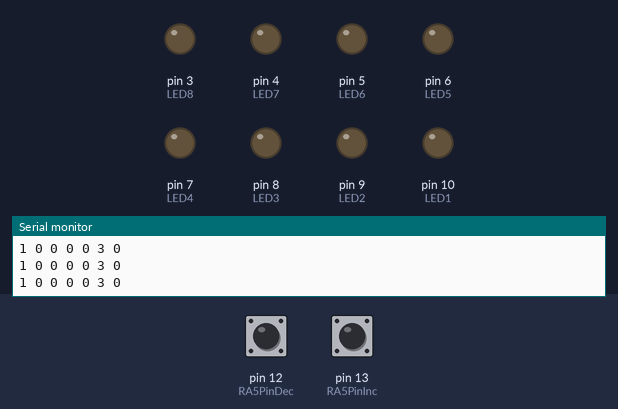
The sketch below on a simulated Arduino Uno, built with avr-gcc and run on an emulated ATmega328P. Parts: output pins drawn as LEDs (lit = HIGH), the last lines printed to the serial monitor. The test bench sets the inputs (shaded band); at power-on: pin 12 (RA5PinDec) HIGH, pin 13 (RA5PinInc) HIGH.

Above: at 1.2 s.
1.3 s: pin 12 (RA5PinDec) pulled LOW for 1 s
At 2.5 s:
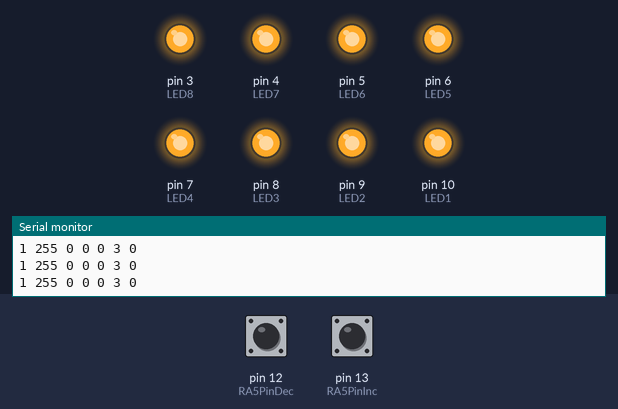
3.8 s: pin 13 (RA5PinInc) pulled LOW for 3.2 s
At 7.5 s:
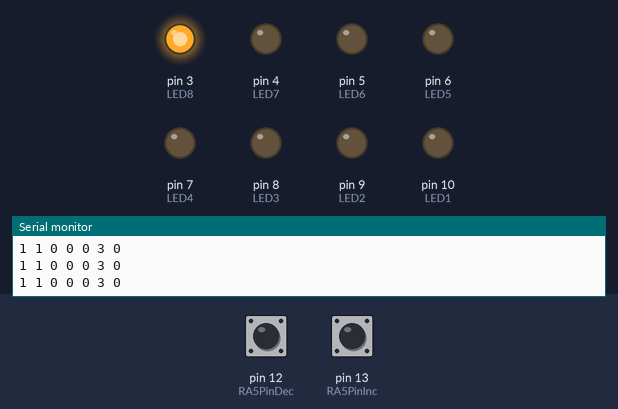
8.5 s: pin 13 (RA5PinInc) pulled LOW for 0.15 s
At 8.9 s:
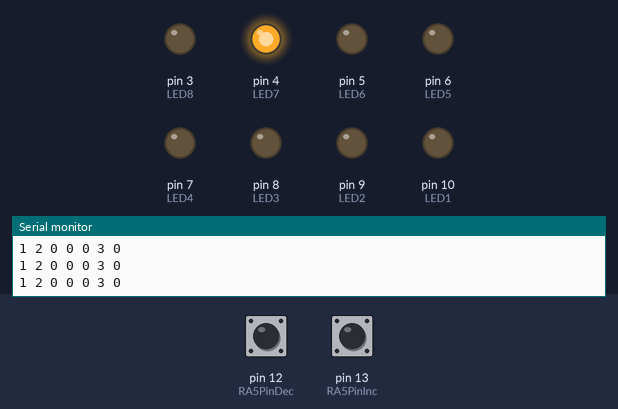
10.1 s: pin 13 (RA5PinInc) pulled LOW for 1 s
At 11.1 s:
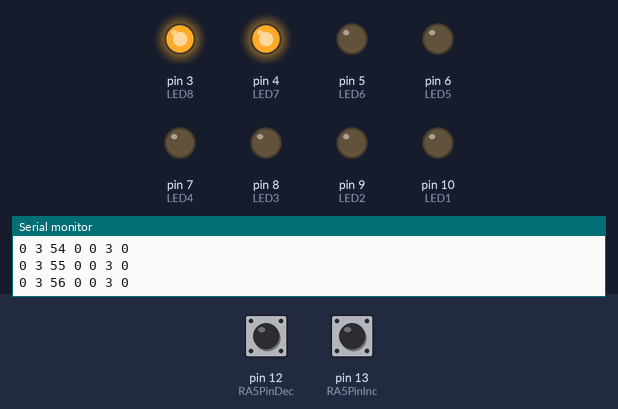
12.6 s: pin 13 (RA5PinInc) pulled LOW for 1 s
At 13.1 s:
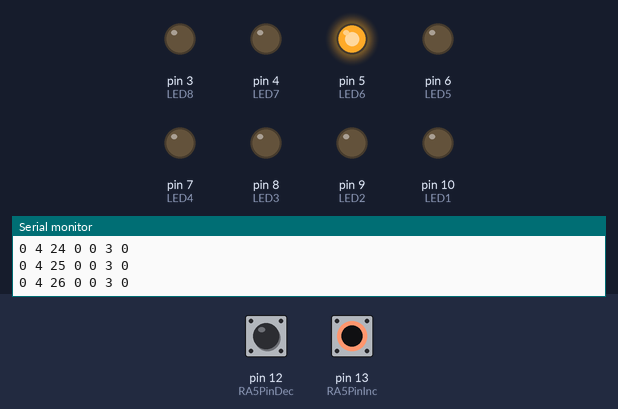
15.1 s: pin 13 (RA5PinInc) pulled LOW for 0.15 s
At 16.3 s:
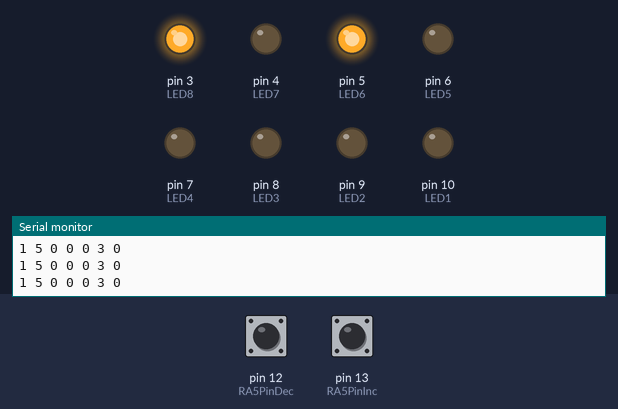
Timing chart, 0 to 17.7 s (numbered marks = the images above; inputs shaded):
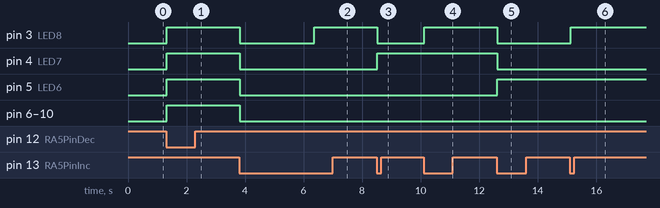

The sketch:

Buttons.ino
```cpp
#include "Buttons.h"
#include "timer.h"


void setup()
{
    Serial.begin(9600);
    ledPinInitialize();
    timerInitialize();
}

void loop()
{
  // Main code loop
  // TODO: Put your regular (non-ISR) logic here
}
```

Buttons.cpp
```cpp
#include <Arduino.h>
#include "Buttons.h"
#include "projectHeader.h"


void ledPinInitialize(void){
	pinMode(LED1, OUTPUT);
  pinMode(LED2, OUTPUT);
  pinMode(LED3, OUTPUT);
  pinMode(LED4, OUTPUT);
  pinMode(LED5, OUTPUT);
  pinMode(LED6, OUTPUT);
  pinMode(LED7, OUTPUT);
  pinMode(LED8, OUTPUT);
	pinMode(RA5PinInc, INPUT_PULLUP);
  pinMode(RA5PinDec, INPUT_PULLUP);
  //assigning pins
}

void ledToggle(uint8_t value){
  digitalWrite(LED8, (value & 1));
  digitalWrite(LED7, (value & 2));
  digitalWrite(LED6, (value & 4));
  digitalWrite(LED5, (value & 8));
  digitalWrite(LED4, (value & 16));
  digitalWrite(LED3, (value & 32));
  digitalWrite(LED2, (value & 64));
  digitalWrite(LED1, (value & 128));
  //toggle the led according to the value being sent to
}
```

Buttons.h
```cpp
#ifndef _BUTTONS_H
#define _BUTTONS_H

#define LED1       10
#define LED2        9
#define LED3        8
#define LED4        7
#define LED5        6
#define LED6        5
#define LED7        4
#define LED8        3

#define RA5PinInc  13
#define RA5PinDec  12

void ledPinInitialize(void);
void ledToggle(uint8_t);

#endif
```

projectHeader.h
```cpp
#ifndef _PROJECT_HEADER_H
#define _PROJECT_HEADER_H

#define TIMER_INTERRUPT_PERIOD 10000 //microsecond = 10 milliseconds
#define HOLDONE 100 //count 1s
#define HOLDTWO 300 //count 3s
#define AUTOONE 50 //0.5s
#define AUTOTWO 10 //0.1s

typedef unsigned char uint8_t;


#endif
```

timer.cpp
```cpp
#include <Arduino.h>
#include <TimerOne.h>
#include "projectHeader.h"
#include "timer.h"
#include "Buttons.h"

uint8_t fbutton = 0;
uint8_t fbuttonholdfirst = 0;
uint8_t fbuttonholdsecond = 0;
uint8_t count1 = 0;
uint8_t count2 = 0;
uint8_t triggerValue = ((HOLDTWO - HOLDONE)/AUTOONE)-1;
uint8_t triggerCounting = 0;
uint8_t count3 = 0;
uint8_t ledValue = 0;

void Readbutton();
void ResetValue ();
void Decrease(uint8_t);
void Increase(uint8_t);

void timerInitialize(){
    Timer1.initialize(TIMER_INTERRUPT_PERIOD); // set a timer of length 10000 microseconds (or 10 milliseconds)
    Timer1.attachInterrupt(Readbutton); // attach the service routine here: ---> after 10 milliseconds timer1 will call the '' function
}

/// --------------------------
/// Custom ISR Timer Routine
/// --------------------------
void Readbutton(void) {
  uint8_t RA5Inc = digitalRead(RA5PinInc);
  uint8_t RA5Dec = digitalRead(RA5PinDec);
  Serial.print(RA5Inc);
  Serial.print(' ');
  Serial.print(ledValue);
  Serial.print(' ');
  Serial.print(count1);
  Serial.print(' ');
  Serial.print(count2);
  Serial.print(' ');
  Serial.print(count3);
  Serial.print(' ');
  Serial.print(triggerValue);
  Serial.print(' ');
  Serial.println(triggerCounting);
  //Those only to check if the value counted correctly, you can remove if needed
  if (RA5Inc == 0 && RA5Dec == 1) Increase(RA5Inc); //increase the value when the increase button is pressed or holded
  else if (RA5Dec == 0 && RA5Inc == 1) Decrease(RA5Dec); //decrease the value when the decrease button is pressed or holded
  else Increase(RA5Inc); //increase button has high priority
}

void Increase (uint8_t input){
  if (input == 0) {
    fbutton = 1;
    count1++;
    if (count1 <= 1) {
      ledValue = ledValue + 1;
      ledToggle(ledValue);
    } //if the button isn't being hold, increase only 1 value per read
    else {
      if (count1 >= HOLDONE){
        fbuttonholdfirst = 1;
        count2++;
        //button is hold longer than the HOLDONE period
        if (count2 >= AUTOONE && fbuttonholdfirst == 1){
          count2 = 0;
          count1 = HOLDONE;
          triggerCounting++;
          ledValue = ledValue + 1;
          ledToggle(ledValue);
        } //increase the Value at the speed of AUTOONE between the HOLDONE and HOLDTWO periods
          if (triggerCounting == triggerValue) {
            fbuttonholdfirst = 0;
            fbuttonholdsecond = 1;
            count3++;
            if (count3 >= AUTOTWO && fbuttonholdsecond == 1) {
              count3 = 0;
              count2 = 0;
              count1 = HOLDONE;
              ledValue = ledValue + 1;
              ledToggle(ledValue);
            } //increase the Value at the speed of AUTOTWO after HOLDTWO period
          }
        }
      }
    }
  else {
    fbutton = 0;
    fbuttonholdfirst = 0;
    fbuttonholdsecond = 0;
    count1 = 0;
    count2 = 0;
    count3 = 0;
    triggerCounting = 0;
  } //reset the values upon release the button
}

void Decrease (uint8_t input){
  if (input == 0) {
    fbutton = 1;
    count1++;
    if (count1 <= 1) {
      ledValue = ledValue - 1;
      ledToggle(ledValue);
    } //if the button isn't being hold, decrease only 1 value per read
    else {
      if (count1 >= HOLDONE){
        fbuttonholdfirst = 1;
        count2++;
        //button is hold longer than the HOLDONE period
        if (count2 >= AUTOONE && fbuttonholdfirst == 1){
          count2 = 0;
          count1 = HOLDONE;
          triggerCounting++;
          ledValue = ledValue - 1;
          ledToggle(ledValue);
        } //increase the Value at the speed of AUTOONE between the HOLDONE and HOLDTWO periods
          if (triggerCounting == triggerValue) {
            fbuttonholdfirst = 0;
            fbuttonholdsecond = 1;
            count3++;
            if (count3 >= AUTOTWO && fbuttonholdsecond == 1) {
              count3 = 0;
              count2 = 0;
              count1 = HOLDONE;
              ledValue = ledValue - 1;
              ledToggle(ledValue);
            } //increase the Value at the speed of AUTOTWO after HOLDTWO period
          }
        }
      }
    }
  else {
    fbutton = 0;
    fbuttonholdfirst = 0;
    fbuttonholdsecond = 0;
    triggerCounting = 0;
    count1 = 0;
    count2 = 0;
    count3 = 0;
  } //reset the values upon release the button
}
```

timer.h
```cpp
#ifndef _TIMER_H
#define _TIMER_H

void timerInitialize(void);
#endif
```

Measured:
- after the input at 1.3 s, pin 3 (LED8), pin 4 (LED7), pin 5 (LED6), pin 6 (LED5), pin 7 (LED4), pin 8 (LED3), pin 9 (LED2), pin 10 (LED1): LOW → HIGH at once
- after the input at 3.8 s, pin 3 (LED8): HIGH → LOW at once, → HIGH 2.5 s later; pin 4 (LED7), pin 5 (LED6), pin 6 (LED5), pin 7 (LED4), pin 8 (LED3), pin 9 (LED2), pin 10 (LED1): HIGH → LOW at once
- after the input at 8.5 s, pin 3 (LED8): HIGH → LOW at once; pin 4 (LED7): LOW → HIGH at once
- after the input at 10.1 s, pin 3 (LED8): LOW → HIGH at once
- after the input at 12.6 s, pin 3 (LED8), pin 4 (LED7): HIGH → LOW at once; pin 5 (LED6): LOW → HIGH at once
- after the input at 15.1 s, pin 3 (LED8): LOW → HIGH at once
